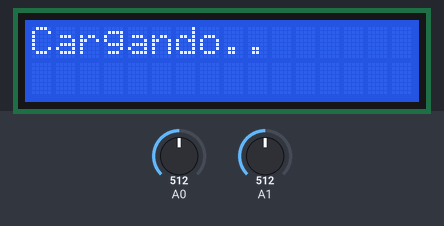
The sketch below on a simulated Arduino Uno, built with avr-gcc and run on an emulated ATmega328P. On the bench: 16×2 character LCD. The inputs (shaded band) are chosen by the test bench; at power-on: A0 = 512, A1 = 512. What the sketch prints to the serial monitor is not drawn.

Above: at 2.1 s.
At 11.2 s:
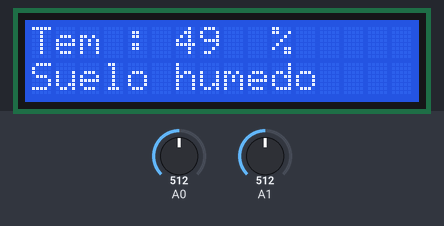
11.3 s: A0 set to 411
At 12.6 s:
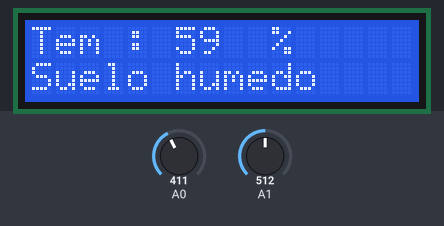
15.3 s: A0 set to 380
At 16.6 s:
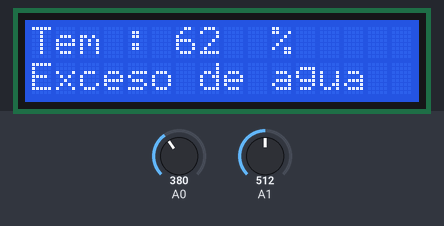
19.3 s: A0 set to 900
At 20.6 s:
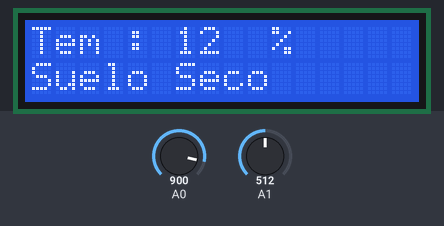
Timing chart, 0 to 22.3 s (numbered marks = the images above; inputs shaded):
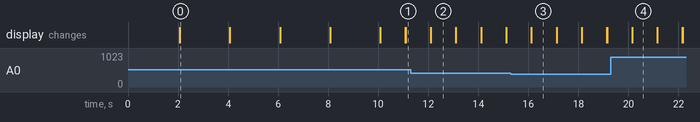

The sketch:

sensor_humedad_lcd.ino
```cpp
#include <LiquidCrystal.h>
const int rs = 12, en = 11, d4 = 5, d5 = 4, d6 = 3, d7 = 2;
LiquidCrystal lcd(rs, en, d4, d5, d6, d7);

void setup() {
   Serial.begin(9600);
 lcd.begin(16, 2);
 // Print a message to the LCD.
  lcd.print("Cargando");
  delay(2000);
    lcd.clear();
  lcd.print("Cargando..");
  delay(2000);
    lcd.clear();
  lcd.print("Cargando....");
  delay(2000);
    lcd.clear();
  lcd.print("Cargando......");
  delay(2000);
  lcd.clear(),
  lcd.setCursor(3, 0);
  lcd.print("Bienvenido");
  lcd.setCursor(0, 1);
  lcd.print("Llact Innovacion");
  delay(2000);
  lcd.clear();


}

void loop() {
 int datosA0=analogRead(A0);
 int datosA1=analogRead(A1);
 int  temp = Thermistor(datosA1);
 Serial.println(temp);
 int porcentaje_humedad=map(datosA0,1023,0,0,100);
   if(porcentaje_humedad>0 && porcentaje_humedad<=10){

   lcd.setCursor(0, 0);
   lcd.print("Tem : ");
   lcd.setCursor(6, 0);
   lcd.print(porcentaje_humedad);
   lcd.setCursor(10, 0);
   lcd.print("%");
   lcd.setCursor(0, 1);
   lcd.print("No conectado");

   }else if (porcentaje_humedad>10 && porcentaje_humedad<=25){

   lcd.setCursor(0, 0);
   lcd.print("Tem : ");
   lcd.setCursor(6, 0);
   lcd.print(porcentaje_humedad);
   lcd.setCursor(10, 0);
   lcd.print("%");
   lcd.setCursor(0, 1);
   lcd.print("Suelo Seco");
   }else if (porcentaje_humedad>25 && porcentaje_humedad<=60){

   lcd.setCursor(0, 0);
   lcd.print("Tem : ");
   lcd.setCursor(6, 0);
   lcd.print(porcentaje_humedad);
   lcd.setCursor(10, 0);
   lcd.print("%");
   lcd.setCursor(0, 1);
   lcd.print("Suelo humedo");

   }else if(porcentaje_humedad>60 && porcentaje_humedad<=100){

   lcd.setCursor(0, 0);
   lcd.print("Tem : ");
   lcd.setCursor(6, 0);
   lcd.print(porcentaje_humedad);
   lcd.setCursor(10, 0);
   lcd.print("%");
   lcd.setCursor(0, 1);
   lcd.print("Exceso de agua");

  }
  delay(1000);
  lcd.clear();
}


double Thermistor(int RawADC) {

  double Temp;

  Temp = log(10000.0 * ((1024.0/RawADC-1)));

  Temp = 1 / (0.001129148 + (0.000234125 + (0.0000000876741 * Temp * Temp)) * Temp);

  Temp = Temp - 273.15;

  return Temp;

}
```

Measured:
- the behaviour switches between 399 and 398 on A0 (found by bisection; images 2 and 3)
- after the input at 11.3 s, the display: first differs from a run without the input after 0.80 s (image 2)
- after the input at 15.3 s, the display: first differs from a run without the input after 0.83 s (image 3)
- after the input at 19.3 s, the display: first differs from a run without the input after 0.85 s (image 4)
- what the display in image 0 shows lasts 2.0 s, from 2.1 s to 4.1 s
- what the display in image 2 shows lasts 1.0 s, from 12.1 s to 13.1 s
